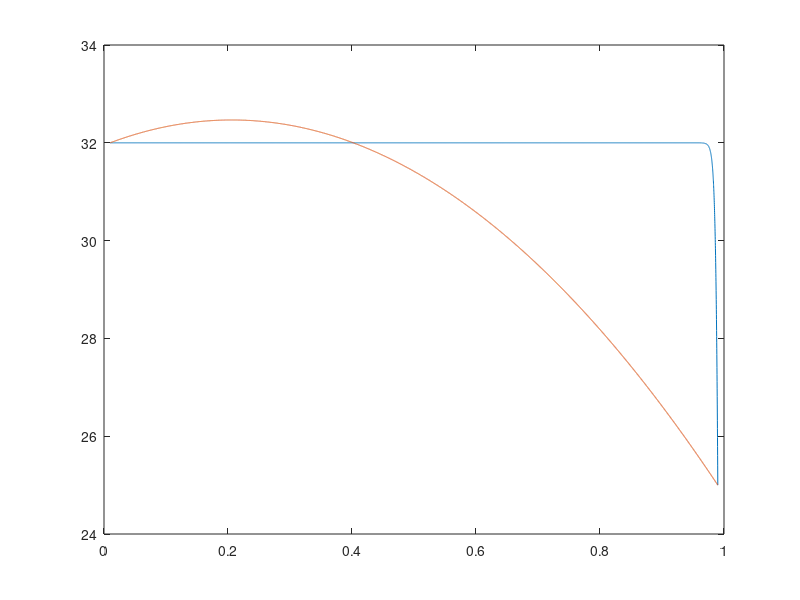

The MATLAB script that drew this image:
function ProposingAnalyticSuperEllipseExponent
rhoMin = 0.01;
rhoMax = 0.99;
rhoDif = (rhoMax-rhoMin);
q0 = 32;
q1 = 25;
beta = 300;
qRhoMax = @(rho) q0 + ((rho - rhoMin)/(rhoDif)).^(beta)*(q1-q0);

rhoS = rhoMin + 0.2*(rhoMax-rhoMin);
A = [rhoMax*(rhoMax - 2*rhoS) -rhoMin*(rhoMin - 2*rhoS);...
     2*rhoS  -2*rhoS;...
     -1 1];


vect =  1/((rhoMax - rhoMin)*((rhoMax - rhoS) - (rhoS - rhoMin)))*A*[q0;q1];
qVect = @(rho) [ones(size(rho,1),1) rho rho.^2];
qRhoMin = @(rho) sum(bsxfun(@times,qVect(rho)',vect),1);


rhoV(:,1) = linspace(rhoMin,rhoMax,10000);
figure(1)
plot(rhoV,[qRhoMax(rhoV),qRhoMin(rhoV)'])

end